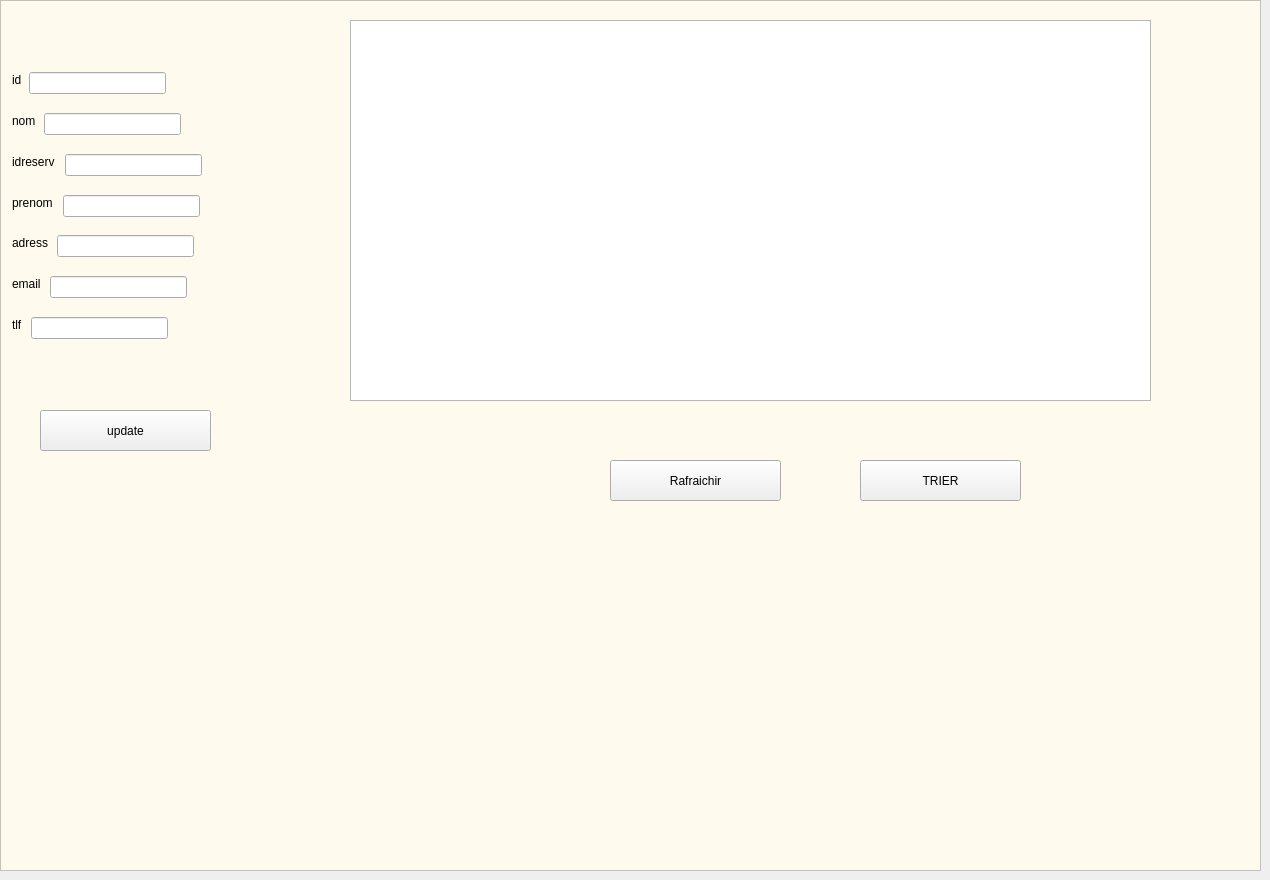
     <widget class="QWidget" name="tab_afficher_client">
      <attribute name="title">
       <string>afficher_client</string>
      </attribute>
      <widget class="QTableView" name="table_afficher">
       <property name="geometry">
        <rect>
         <x>350</x>
         <y>20</y>
         <width>801</width>
         <height>381</height>
        </rect>
       </property>
      </widget>
      <widget class="QPushButton" name="pushButton_4">
       <property name="geometry">
        <rect>
         <x>40</x>
         <y>410</y>
         <width>171</width>
         <height>41</height>
        </rect>
       </property>
       <property name="styleSheet">
        <string notr="true">font: 75 11pt &quot;MS Shell Dlg 2&quot;;
border-image: url(:/new/MODIF2.png);</string>
       </property>
       <property name="text">
        <string>update</string>
       </property>
      </widget>
      <widget class="QLineEdit" name="tlf_input">
       <property name="geometry">
        <rect>
         <x>31</x>
         <y>317</y>
         <width>137</width>
         <height>22</height>
        </rect>
       </property>
      </widget>
      <widget class="QLabel" name="label_transport_2">
       <property name="geometry">
        <rect>
         <x>610</x>
         <y>310</y>
         <width>141</width>
         <height>201</height>
        </rect>
       </property>
       <property name="text">
        <string/>
       </property>
      </widget>
      <widget class="QLineEdit" name="nom_input">
       <property name="geometry">
        <rect>
         <x>44</x>
         <y>113</y>
         <width>137</width>
         <height>22</height>
        </rect>
       </property>
      </widget>
      <widget class="QLineEdit" name="idreserv_input">
       <property name="geometry">
        <rect>
         <x>65</x>
         <y>154</y>
         <width>137</width>
         <height>22</height>
        </rect>
       </property>
      </widget>
      <widget class="QLineEdit" name="mail_input">
       <property name="geometry">
        <rect>
         <x>50</x>
         <y>276</y>
         <width>137</width>
         <height>22</height>
        </rect>
       </property>
      </widget>
      <widget class="QLineEdit" name="id_input">
       <property name="geometry">
        <rect>
         <x>29</x>
         <y>72</y>
         <width>137</width>
         <height>22</height>
        </rect>
       </property>
      </widget>
      <widget class="QLineEdit" name="prenom_input">
       <property name="geometry">
        <rect>
         <x>63</x>
         <y>195</y>
         <width>137</width>
         <height>22</height>
        </rect>
       </property>
      </widget>
      <widget class="QLineEdit" name="adress_input">
       <property name="geometry">
        <rect>
         <x>57</x>
         <y>235</y>
         <width>137</width>
         <height>22</height>
        </rect>
       </property>
      </widget>
      <widget class="QLabel" name="label_24">
       <property name="geometry">
        <rect>
         <x>12</x>
         <y>317</y>
         <width>16</width>
         <height>16</height>
        </rect>
       </property>
       <property name="text">
        <string>tlf</string>
       </property>
      </widget>
      <widget class="QLabel" name="label_25">
       <property name="geometry">
        <rect>
         <x>12</x>
         <y>276</y>
         <width>31</width>
         <height>16</height>
        </rect>
       </property>
       <property name="text">
        <string>email</string>
       </property>
      </widget>
      <widget class="QLabel" name="label_26">
       <property name="geometry">
        <rect>
         <x>12</x>
         <y>235</y>
         <width>38</width>
         <height>16</height>
        </rect>
       </property>
       <property name="text">
        <string>adress</string>
       </property>
      </widget>
      <widget class="QLabel" name="label_27">
       <property name="geometry">
        <rect>
         <x>12</x>
         <y>195</y>
         <width>44</width>
         <height>16</height>
        </rect>
       </property>
       <property name="text">
        <string>prenom</string>
       </property>
      </widget>
      <widget class="QLabel" name="label_28">
       <property name="geometry">
        <rect>
         <x>12</x>
         <y>154</y>
         <width>46</width>
         <height>16</height>
        </rect>
       </property>
       <property name="text">
        <string>idreserv</string>
       </property>
      </widget>
      <widget class="QLabel" name="label_29">
       <property name="geometry">
        <rect>
         <x>12</x>
         <y>113</y>
         <width>25</width>
         <height>16</height>
        </rect>
       </property>
       <property name="text">
        <string>nom</string>
       </property>
      </widget>
      <widget class="QLabel" name="label_30">
       <property name="geometry">
        <rect>
         <x>12</x>
         <y>72</y>
         <width>16</width>
         <height>16</height>
        </rect>
       </property>
       <property name="text">
        <string>id</string>
       </property>
      </widget>
      <widget class="QPushButton" name="refresh">
       <property name="geometry">
        <rect>
         <x>610</x>
         <y>460</y>
         <width>171</width>
         <height>41</height>
        </rect>
       </property>
       <property name="styleSheet">
        <string notr="true">font: 75 11pt &quot;MS Shell Dlg 2&quot;;
border-image: url(:/new/MODIF2.png);</string>
       </property>
       <property name="text">
        <string>Rafraichir</string>
       </property>
      </widget>
      <widget class="QPushButton" name="pushButton_6">
       <property name="geometry">
        <rect>
         <x>860</x>
         <y>460</y>
         <width>161</width>
         <height>41</height>
        </rect>
       </property>
       <property name="styleSheet">
        <string notr="true">font: 75 11pt &quot;MS Shell Dlg 2&quot;;
border-image: url(:/new/logout.png);</string>
       </property>
       <property name="text">
        <string>TRIER</string>
       </property>
      </widget>
      <widget class="QGraphicsView" name="graphicsView_18">
       <property name="geometry">
        <rect>
         <x>0</x>
         <y>0</y>
         <width>1261</width>
         <height>871</height>
        </rect>
       </property>
       <property name="styleSheet">
        <string notr="true">
background-color: rgb(255, 250, 238);</string>
       </property>
      </widget>
      <zorder>graphicsView_18</zorder>
      <zorder>table_afficher</zorder>
      <zorder>pushButton_4</zorder>
      <zorder>label_transport_2</zorder>
      <zorder>refresh</zorder>
      <zorder>pushButton_6</zorder>
      <zorder>id_input</zorder>
      <zorder>label_30</zorder>
      <zorder>nom_input</zorder>
      <zorder>label_29</zorder>
      <zorder>idreserv_input</zorder>
      <zorder>label_28</zorder>
      <zorder>prenom_input</zorder>
      <zorder>label_27</zorder>
      <zorder>adress_input</zorder>
      <zorder>label_26</zorder>
      <zorder>mail_input</zorder>
      <zorder>label_25</zorder>
      <zorder>tlf_input</zorder>
      <zorder>label_24</zorder>
     </widget>
